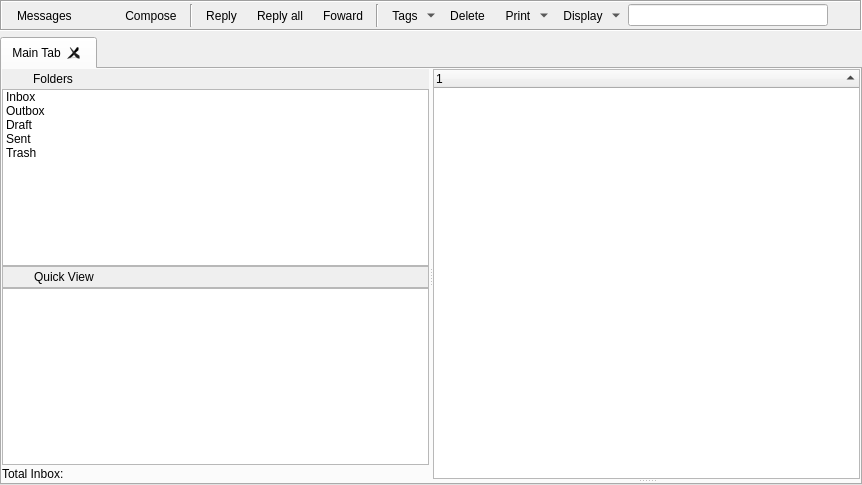
<?xml version="1.0" encoding="UTF-8"?>
<ui version="4.0">
 <class>MessagesDialog</class>
 <widget class="QWidget" name="MessagesDialog">
  <property name="geometry">
   <rect>
    <x>0</x>
    <y>0</y>
    <width>775</width>
    <height>485</height>
   </rect>
  </property>
  <layout class="QVBoxLayout" name="verticalLayout">
   <property name="leftMargin">
    <number>0</number>
   </property>
   <property name="topMargin">
    <number>0</number>
   </property>
   <property name="rightMargin">
    <number>0</number>
   </property>
   <property name="bottomMargin">
    <number>0</number>
   </property>
   <item>
    <widget class="QFrame" name="toolBarFrame">
     <property name="sizePolicy">
      <sizepolicy hsizetype="Preferred" vsizetype="Preferred">
       <horstretch>0</horstretch>
       <verstretch>0</verstretch>
      </sizepolicy>
     </property>
     <property name="minimumSize">
      <size>
       <width>0</width>
       <height>0</height>
      </size>
     </property>
     <property name="maximumSize">
      <size>
       <width>16777215</width>
       <height>36</height>
      </size>
     </property>
     <property name="frameShape">
      <enum>QFrame::Box</enum>
     </property>
     <property name="frameShadow">
      <enum>QFrame::Sunken</enum>
     </property>
     <layout class="QGridLayout" name="gridLayout">
      <property name="leftMargin">
       <number>2</number>
      </property>
      <property name="topMargin">
       <number>2</number>
      </property>
      <property name="rightMargin">
       <number>2</number>
      </property>
      <property name="bottomMargin">
       <number>2</number>
      </property>
      <property name="horizontalSpacing">
       <number>6</number>
      </property>
      <item row="0" column="9">
       <widget class="Line" name="line_2">
        <property name="orientation">
         <enum>Qt::Vertical</enum>
        </property>
       </widget>
      </item>
      <item row="0" column="4">
       <widget class="QToolButton" name="newmessageButton">
        <property name="minimumSize">
         <size>
          <width>0</width>
          <height>0</height>
         </size>
        </property>
        <property name="maximumSize">
         <size>
          <width>167777</width>
          <height>167777</height>
         </size>
        </property>
        <property name="focusPolicy">
         <enum>Qt::NoFocus</enum>
        </property>
        <property name="toolTip">
         <string>New Message</string>
        </property>
        <property name="text">
         <string>Compose</string>
        </property>
        <property name="icon">
         <iconset resource="images.qrc">
          <normaloff>:/images/folder-draft24.png</normaloff>:/images/folder-draft24.png</iconset>
        </property>
        <property name="iconSize">
         <size>
          <width>24</width>
          <height>24</height>
         </size>
        </property>
        <property name="toolButtonStyle">
         <enum>Qt::ToolButtonIconOnly</enum>
        </property>
        <property name="autoRaise">
         <bool>true</bool>
        </property>
       </widget>
      </item>
      <item row="0" column="11">
       <widget class="QToolButton" name="removemessageButton">
        <property name="minimumSize">
         <size>
          <width>0</width>
          <height>0</height>
         </size>
        </property>
        <property name="maximumSize">
         <size>
          <width>16777</width>
          <height>16777</height>
         </size>
        </property>
        <property name="focusPolicy">
         <enum>Qt::NoFocus</enum>
        </property>
        <property name="toolTip">
         <string>Remove selected message</string>
        </property>
        <property name="text">
         <string>Delete</string>
        </property>
        <property name="icon">
         <iconset resource="images.qrc">
          <normaloff>:/images/deletemail24.png</normaloff>:/images/deletemail24.png</iconset>
        </property>
        <property name="iconSize">
         <size>
          <width>24</width>
          <height>24</height>
         </size>
        </property>
        <property name="toolButtonStyle">
         <enum>Qt::ToolButtonIconOnly</enum>
        </property>
        <property name="autoRaise">
         <bool>true</bool>
        </property>
       </widget>
      </item>
      <item row="0" column="1">
       <widget class="StyledLabel" name="titleBarLabel">
        <property name="text">
         <string>Messages</string>
        </property>
       </widget>
      </item>
      <item row="0" column="15">
       <widget class="LineEditClear" name="filterLineEdit">
        <property name="minimumSize">
         <size>
          <width>200</width>
          <height>0</height>
         </size>
        </property>
        <property name="maximumSize">
         <size>
          <width>200</width>
          <height>16777215</height>
         </size>
        </property>
       </widget>
      </item>
      <item row="0" column="8">
       <widget class="QToolButton" name="forwardmessageButton">
        <property name="minimumSize">
         <size>
          <width>0</width>
          <height>0</height>
         </size>
        </property>
        <property name="maximumSize">
         <size>
          <width>16777</width>
          <height>16777</height>
         </size>
        </property>
        <property name="focusPolicy">
         <enum>Qt::NoFocus</enum>
        </property>
        <property name="toolTip">
         <string>Forward selected message</string>
        </property>
        <property name="text">
         <string>Foward</string>
        </property>
        <property name="icon">
         <iconset resource="images.qrc">
          <normaloff>:/images/mailforward24-hover.png</normaloff>:/images/mailforward24-hover.png</iconset>
        </property>
        <property name="iconSize">
         <size>
          <width>24</width>
          <height>24</height>
         </size>
        </property>
        <property name="toolButtonStyle">
         <enum>Qt::ToolButtonIconOnly</enum>
        </property>
        <property name="autoRaise">
         <bool>true</bool>
        </property>
       </widget>
      </item>
      <item row="0" column="12">
       <widget class="QToolButton" name="printbutton">
        <property name="sizePolicy">
         <sizepolicy hsizetype="Fixed" vsizetype="Fixed">
          <horstretch>0</horstretch>
          <verstretch>0</verstretch>
         </sizepolicy>
        </property>
        <property name="minimumSize">
         <size>
          <width>0</width>
          <height>0</height>
         </size>
        </property>
        <property name="maximumSize">
         <size>
          <width>16777</width>
          <height>16777</height>
         </size>
        </property>
        <property name="focusPolicy">
         <enum>Qt::NoFocus</enum>
        </property>
        <property name="toolTip">
         <string>Print selected message</string>
        </property>
        <property name="text">
         <string>Print</string>
        </property>
        <property name="icon">
         <iconset resource="images.qrc">
          <normaloff>:/images/print24.png</normaloff>:/images/print24.png</iconset>
        </property>
        <property name="iconSize">
         <size>
          <width>24</width>
          <height>24</height>
         </size>
        </property>
        <property name="popupMode">
         <enum>QToolButton::MenuButtonPopup</enum>
        </property>
        <property name="toolButtonStyle">
         <enum>Qt::ToolButtonIconOnly</enum>
        </property>
        <property name="autoRaise">
         <bool>true</bool>
        </property>
       </widget>
      </item>
      <item row="0" column="13">
       <widget class="QToolButton" name="viewtoolButton">
        <property name="sizePolicy">
         <sizepolicy hsizetype="Fixed" vsizetype="Fixed">
          <horstretch>0</horstretch>
          <verstretch>0</verstretch>
         </sizepolicy>
        </property>
        <property name="focusPolicy">
         <enum>Qt::NoFocus</enum>
        </property>
        <property name="text">
         <string>Display</string>
        </property>
        <property name="icon">
         <iconset resource="images.qrc">
          <normaloff>:/images/looknfeel.png</normaloff>:/images/looknfeel.png</iconset>
        </property>
        <property name="iconSize">
         <size>
          <width>24</width>
          <height>24</height>
         </size>
        </property>
        <property name="popupMode">
         <enum>QToolButton::MenuButtonPopup</enum>
        </property>
        <property name="autoRaise">
         <bool>true</bool>
        </property>
       </widget>
      </item>
      <item row="0" column="0">
       <widget class="QLabel" name="titleBarPixmap">
        <property name="sizePolicy">
         <sizepolicy hsizetype="Fixed" vsizetype="Fixed">
          <horstretch>0</horstretch>
          <verstretch>0</verstretch>
         </sizepolicy>
        </property>
        <property name="minimumSize">
         <size>
          <width>0</width>
          <height>0</height>
         </size>
        </property>
        <property name="maximumSize">
         <size>
          <width>24</width>
          <height>24</height>
         </size>
        </property>
        <property name="text">
         <string/>
        </property>
        <property name="pixmap">
         <pixmap resource="icons.qrc">:/icons/png/messages.png</pixmap>
        </property>
        <property name="scaledContents">
         <bool>true</bool>
        </property>
       </widget>
      </item>
      <item row="0" column="10">
       <widget class="QToolButton" name="tagButton">
        <property name="focusPolicy">
         <enum>Qt::NoFocus</enum>
        </property>
        <property name="toolTip">
         <string>Tags</string>
        </property>
        <property name="text">
         <string>Tags</string>
        </property>
        <property name="icon">
         <iconset resource="images.qrc">
          <normaloff>:/images/tag24.png</normaloff>:/images/tag24.png</iconset>
        </property>
        <property name="iconSize">
         <size>
          <width>24</width>
          <height>24</height>
         </size>
        </property>
        <property name="popupMode">
         <enum>QToolButton::MenuButtonPopup</enum>
        </property>
        <property name="autoRaise">
         <bool>true</bool>
        </property>
       </widget>
      </item>
      <item row="0" column="6">
       <widget class="QToolButton" name="replymessageButton">
        <property name="sizePolicy">
         <sizepolicy hsizetype="Fixed" vsizetype="Fixed">
          <horstretch>0</horstretch>
          <verstretch>0</verstretch>
         </sizepolicy>
        </property>
        <property name="minimumSize">
         <size>
          <width>0</width>
          <height>0</height>
         </size>
        </property>
        <property name="maximumSize">
         <size>
          <width>16777</width>
          <height>16777</height>
         </size>
        </property>
        <property name="focusPolicy">
         <enum>Qt::NoFocus</enum>
        </property>
        <property name="toolTip">
         <string>Reply to selected message</string>
        </property>
        <property name="text">
         <string>Reply</string>
        </property>
        <property name="icon">
         <iconset resource="images.qrc">
          <normaloff>:/images/replymail-pressed.png</normaloff>:/images/replymail-pressed.png</iconset>
        </property>
        <property name="iconSize">
         <size>
          <width>24</width>
          <height>24</height>
         </size>
        </property>
        <property name="toolButtonStyle">
         <enum>Qt::ToolButtonIconOnly</enum>
        </property>
        <property name="autoRaise">
         <bool>true</bool>
        </property>
       </widget>
      </item>
      <item row="0" column="7">
       <widget class="QToolButton" name="replyallmessageButton">
        <property name="minimumSize">
         <size>
          <width>0</width>
          <height>0</height>
         </size>
        </property>
        <property name="maximumSize">
         <size>
          <width>16777</width>
          <height>16777</height>
         </size>
        </property>
        <property name="focusPolicy">
         <enum>Qt::NoFocus</enum>
        </property>
        <property name="toolTip">
         <string>Reply all to selected message</string>
        </property>
        <property name="text">
         <string>Reply all</string>
        </property>
        <property name="icon">
         <iconset resource="images.qrc">
          <normaloff>:/images/replymailall24-hover.png</normaloff>:/images/replymailall24-hover.png</iconset>
        </property>
        <property name="iconSize">
         <size>
          <width>24</width>
          <height>24</height>
         </size>
        </property>
        <property name="toolButtonStyle">
         <enum>Qt::ToolButtonIconOnly</enum>
        </property>
        <property name="autoRaise">
         <bool>true</bool>
        </property>
       </widget>
      </item>
      <item row="0" column="16">
       <widget class="QToolButton" name="helpButton">
        <property name="focusPolicy">
         <enum>Qt::NoFocus</enum>
        </property>
        <property name="icon">
         <iconset resource="images.qrc">
          <normaloff>:/icons/help_64.png</normaloff>:/icons/help_64.png</iconset>
        </property>
        <property name="checkable">
         <bool>true</bool>
        </property>
        <property name="autoRaise">
         <bool>true</bool>
        </property>
       </widget>
      </item>
      <item row="0" column="14">
       <spacer name="horizontalSpacer">
        <property name="orientation">
         <enum>Qt::Horizontal</enum>
        </property>
        <property name="sizeHint" stdset="0">
         <size>
          <width>40</width>
          <height>20</height>
         </size>
        </property>
       </spacer>
      </item>
      <item row="0" column="2">
       <spacer name="horizontalSpacer_2">
        <property name="orientation">
         <enum>Qt::Horizontal</enum>
        </property>
        <property name="sizeType">
         <enum>QSizePolicy::Minimum</enum>
        </property>
        <property name="sizeHint" stdset="0">
         <size>
          <width>40</width>
          <height>20</height>
         </size>
        </property>
       </spacer>
      </item>
      <item row="0" column="5">
       <widget class="Line" name="line">
        <property name="orientation">
         <enum>Qt::Vertical</enum>
        </property>
       </widget>
      </item>
     </layout>
    </widget>
   </item>
   <item>
    <widget class="RSTabWidget" name="tabWidget">
     <property name="tabsClosable">
      <bool>true</bool>
     </property>
     <widget class="QWidget" name="tab">
      <attribute name="title">
       <string notr="true">Main Tab</string>
      </attribute>
      <layout class="QGridLayout" name="gridLayout_4">
       <property name="leftMargin">
        <number>0</number>
       </property>
       <property name="topMargin">
        <number>0</number>
       </property>
       <property name="rightMargin">
        <number>0</number>
       </property>
       <property name="bottomMargin">
        <number>0</number>
       </property>
       <property name="spacing">
        <number>0</number>
       </property>
       <item row="0" column="0">
        <widget class="QSplitter" name="listSplitter">
         <property name="orientation">
          <enum>Qt::Horizontal</enum>
         </property>
         <widget class="QFrame" name="sideBarFrame">
          <layout class="QGridLayout" name="gridLayout_3">
           <property name="leftMargin">
            <number>0</number>
           </property>
           <property name="topMargin">
            <number>0</number>
           </property>
           <property name="rightMargin">
            <number>0</number>
           </property>
           <property name="bottomMargin">
            <number>0</number>
           </property>
           <property name="horizontalSpacing">
            <number>6</number>
           </property>
           <property name="verticalSpacing">
            <number>0</number>
           </property>
           <item row="1" column="0">
            <widget class="QListWidget" name="listWidget">
             <property name="sizePolicy">
              <sizepolicy hsizetype="Expanding" vsizetype="Preferred">
               <horstretch>0</horstretch>
               <verstretch>0</verstretch>
              </sizepolicy>
             </property>
             <property name="contextMenuPolicy">
              <enum>Qt::CustomContextMenu</enum>
             </property>
             <item>
              <property name="text">
               <string>Inbox</string>
              </property>
              <property name="icon">
               <iconset resource="images.qrc">
                <normaloff>:/images/folder-inbox.png</normaloff>:/images/folder-inbox.png</iconset>
              </property>
             </item>
             <item>
              <property name="text">
               <string>Outbox</string>
              </property>
              <property name="icon">
               <iconset resource="images.qrc">
                <normaloff>:/images/folder-outbox.png</normaloff>:/images/folder-outbox.png</iconset>
              </property>
             </item>
             <item>
              <property name="text">
               <string>Draft</string>
              </property>
              <property name="icon">
               <iconset resource="images.qrc">
                <normaloff>:/images/folder-draft.png</normaloff>:/images/folder-draft.png</iconset>
              </property>
             </item>
             <item>
              <property name="text">
               <string>Sent</string>
              </property>
              <property name="icon">
               <iconset resource="images.qrc">
                <normaloff>:/images/folder-sent.png</normaloff>:/images/folder-sent.png</iconset>
              </property>
             </item>
             <item>
              <property name="text">
               <string>Trash</string>
              </property>
              <property name="icon">
               <iconset resource="images.qrc">
                <normaloff>:/images/folder-trash.png</normaloff>:/images/folder-trash.png</iconset>
              </property>
             </item>
            </widget>
           </item>
           <item row="3" column="0">
            <widget class="QListWidget" name="quickViewWidget">
             <property name="sizePolicy">
              <sizepolicy hsizetype="Expanding" vsizetype="Expanding">
               <horstretch>0</horstretch>
               <verstretch>0</verstretch>
              </sizepolicy>
             </property>
             <property name="baseSize">
              <size>
               <width>0</width>
               <height>0</height>
              </size>
             </property>
            </widget>
           </item>
           <item row="4" column="0">
            <widget class="QLabel" name="total_label">
             <property name="minimumSize">
              <size>
               <width>0</width>
               <height>18</height>
              </size>
             </property>
             <property name="text">
              <string>Total Inbox:</string>
             </property>
            </widget>
           </item>
           <item row="0" column="0">
            <widget class="QFrame" name="folderFrame">
             <property name="autoFillBackground">
              <bool>true</bool>
             </property>
             <layout class="QHBoxLayout" name="horizontalLayout_2">
              <property name="topMargin">
               <number>3</number>
              </property>
              <property name="bottomMargin">
               <number>3</number>
              </property>
              <item>
               <widget class="QLabel" name="folderPixmap">
                <property name="maximumSize">
                 <size>
                  <width>16</width>
                  <height>16</height>
                 </size>
                </property>
                <property name="pixmap">
                 <pixmap resource="images.qrc">:/images/foldermail.png</pixmap>
                </property>
               </widget>
              </item>
              <item>
               <widget class="QLabel" name="folderLabel">
                <property name="text">
                 <string>Folders</string>
                </property>
               </widget>
              </item>
             </layout>
            </widget>
           </item>
           <item row="2" column="0">
            <widget class="QFrame" name="quickViewFrame">
             <property name="autoFillBackground">
              <bool>true</bool>
             </property>
             <property name="frameShape">
              <enum>QFrame::StyledPanel</enum>
             </property>
             <property name="frameShadow">
              <enum>QFrame::Raised</enum>
             </property>
             <layout class="QHBoxLayout" name="horizontalLayout_3">
              <property name="topMargin">
               <number>3</number>
              </property>
              <property name="bottomMargin">
               <number>3</number>
              </property>
              <item>
               <widget class="QLabel" name="quickViewPixmap">
                <property name="maximumSize">
                 <size>
                  <width>16</width>
                  <height>16</height>
                 </size>
                </property>
                <property name="pixmap">
                 <pixmap resource="images.qrc">:/images/tag24.png</pixmap>
                </property>
                <property name="scaledContents">
                 <bool>true</bool>
                </property>
               </widget>
              </item>
              <item>
               <widget class="QLabel" name="quickViewLabel">
                <property name="text">
                 <string>Quick View</string>
                </property>
               </widget>
              </item>
             </layout>
            </widget>
           </item>
          </layout>
         </widget>
         <widget class="QSplitter" name="msgSplitter">
          <property name="orientation">
           <enum>Qt::Vertical</enum>
          </property>
          <widget class="QSplitter" name="msgSplitter_2">
           <property name="orientation">
            <enum>Qt::Vertical</enum>
           </property>
           <widget class="RSTreeWidget" name="messageTreeWidget">
            <property name="contextMenuPolicy">
             <enum>Qt::CustomContextMenu</enum>
            </property>
            <property name="selectionMode">
             <enum>QAbstractItemView::ExtendedSelection</enum>
            </property>
            <property name="rootIsDecorated">
             <bool>false</bool>
            </property>
            <property name="sortingEnabled">
             <bool>true</bool>
            </property>
            <property name="allColumnsShowFocus">
             <bool>true</bool>
            </property>
            <property name="expandsOnDoubleClick">
             <bool>false</bool>
            </property>
            <column>
             <property name="text">
              <string notr="true">1</string>
             </property>
            </column>
           </widget>
           <widget class="QWidget" name="layoutWidget">
            <layout class="QGridLayout" name="msgLayout"/>
           </widget>
          </widget>
         </widget>
        </widget>
       </item>
      </layout>
     </widget>
    </widget>
   </item>
  </layout>
  <action name="actionPrint">
   <property name="text">
    <string>Print...</string>
   </property>
   <property name="toolTip">
    <string>Print...</string>
   </property>
  </action>
  <action name="actionPrintPreview">
   <property name="text">
    <string>Print Preview</string>
   </property>
  </action>
  <action name="actionIconOnly">
   <property name="text">
    <string>Buttons Icon Only</string>
   </property>
   <property name="toolTip">
    <string>Buttons Icon Only</string>
   </property>
  </action>
  <action name="actionTextBesideIcon">
   <property name="text">
    <string>Buttons Text Beside Icon</string>
   </property>
   <property name="toolTip">
    <string>Buttons with Text</string>
   </property>
  </action>
  <action name="actionTextUnderIcon">
   <property name="text">
    <string>Buttons Text Under Icon</string>
   </property>
   <property name="toolTip">
    <string>Set Text Under Icon</string>
   </property>
  </action>
  <action name="actionSaveAs">
   <property name="text">
    <string>Save As...</string>
   </property>
  </action>
  <action name="actionReply">
   <property name="icon">
    <iconset resource="images.qrc">
     <normaloff>:/images/mail_reply.png</normaloff>:/images/mail_reply.png</iconset>
   </property>
   <property name="text">
    <string>Reply to Message</string>
   </property>
  </action>
  <action name="actionReplyAll">
   <property name="icon">
    <iconset resource="images.qrc">
     <normaloff>:/images/mail_replyall.png</normaloff>:/images/mail_replyall.png</iconset>
   </property>
   <property name="text">
    <string>Reply to All</string>
   </property>
  </action>
  <action name="actionForward">
   <property name="icon">
    <iconset resource="images.qrc">
     <normaloff>:/images/mail_forward.png</normaloff>:/images/mail_forward.png</iconset>
   </property>
   <property name="text">
    <string>Forward Message</string>
   </property>
  </action>
 </widget>
 <customwidgets>
  <customwidget>
   <class>LineEditClear</class>
   <extends>QLineEdit</extends>
   <header location="global">gui/common/LineEditClear.h</header>
  </customwidget>
  <customwidget>
   <class>RSTreeWidget</class>
   <extends>QTreeWidget</extends>
   <header>gui/common/RSTreeWidget.h</header>
  </customwidget>
  <customwidget>
   <class>RSTabWidget</class>
   <extends>QTabWidget</extends>
   <header>gui/common/RSTabWidget.h</header>
   <container>1</container>
  </customwidget>
  <customwidget>
   <class>StyledLabel</class>
   <extends>QLabel</extends>
   <header>gui/common/StyledLabel.h</header>
  </customwidget>
 </customwidgets>
 <tabstops>
  <tabstop>replymessageButton</tabstop>
  <tabstop>listWidget</tabstop>
 </tabstops>
 <resources>
  <include location="images.qrc"/>
  <include location="icons.qrc"/>
 </resources>
 <connections/>
</ui>
